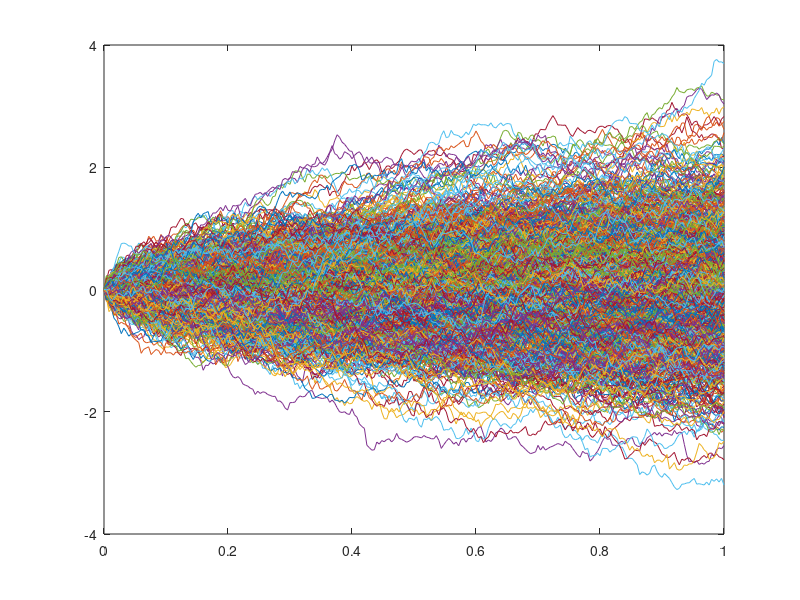

Write the MATLAB code that produced this figure.
clear all
M=1000;
N=250;
X0=0;
T=1;
dt=T/N;
Sqrtdt=sqrt(dt);
X(1:M,1)=X0;
for j=1:M 
    for i=2:N+1
        X(j,i)=X(j,i-1)+Sqrtdt*randn;
    end
end
t=0:dt:T;
plot(t,X(:,:));
